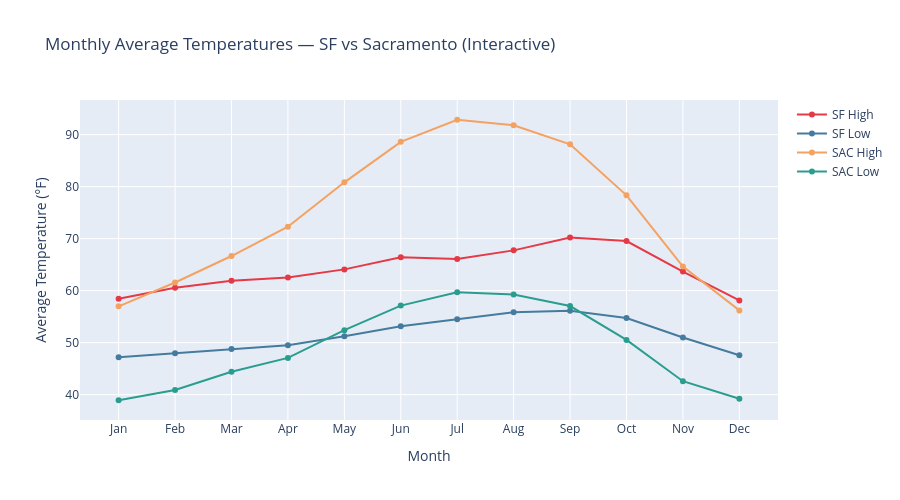

Notebook cell for this chart:
### Code cell
fig = go.Figure()

fig.add_trace(go.Scatter(x=months_labels, y=sf_avg_high, name='SF High', line=dict(color='#E63946', width=2), mode='lines+markers'))
fig.add_trace(go.Scatter(x=months_labels, y=sf_avg_low, name='SF Low', line=dict(color='#457B9D', width=2), mode='lines+markers'))
fig.add_trace(go.Scatter(x=months_labels, y=sac_avg_high, name='SAC High', line=dict(color='#F4A261', width=2), mode='lines+markers'))
fig.add_trace(go.Scatter(x=months_labels, y=sac_avg_low, name='SAC Low', line=dict(color='#2A9D8F', width=2), mode='lines+markers'))

fig.update_layout(
    title='Monthly Average Temperatures — SF vs Sacramento (Interactive)',
    xaxis_title='Month',
    yaxis_title='Average Temperature (°F)',
    height=500
)
fig.show()

### Figure 1 — Plotly figure (JSON) as saved in the notebook; plotly's stock layout.template omitted (floating-point values rounded to 4 significant figures)
{"data": [{"line": {"color": "#E63946", "width": 2}, "mode": "lines+markers", "name": "SF High", "type": "scatter", "x": ["Jan", "Feb", "Mar", "Apr", "May", "Jun", "Jul", "Aug", "Sep", "Oct", "Nov", "Dec"], "y": [58.43, 60.53, 61.89, 62.52, 64.08, 66.41, 66.09, 67.74, 70.22, 69.52, 63.67, 58.11]}, {"line": {"color": "#457B9D", "width": 2}, "mode": "lines+markers", "name": "SF Low", "type": "scatter", "x": ["Jan", "Feb", "Mar", "Apr", "May", "Jun", "Jul", "Aug", "Sep", "Oct", "Nov", "Dec"], "y": [47.18, 47.94, 48.79, 49.51, 51.23, 53.16, 54.5, 55.83, 56.12, 54.72, 50.98, 47.58]}, {"line": {"color": "#F4A261", "width": 2}, "mode": "lines+markers", "name": "SAC High", "type": "scatter", "x": ["Jan", "Feb", "Mar", "Apr", "May", "Jun", "Jul", "Aug", "Sep", "Oct", "Nov", "Dec"], "y": [56.97, 61.56, 66.65, 72.3, 80.82, 88.61, 92.85, 91.78, 88.13, 78.32, 64.63, 56.2]}, {"line": {"color": "#2A9D8F", "width": 2}, "mode": "lines+markers", "name": "SAC Low", "type": "scatter", "x": ["Jan", "Feb", "Mar", "Apr", "May", "Jun", "Jul", "Aug", "Sep", "Oct", "Nov", "Dec"], "y": [38.92, 40.89, 44.39, 47.06, 52.4, 57.12, 59.68, 59.25, 57.04, 50.53, 42.58, 39.21]}], "layout": {"height": 500, "title": {"text": "Monthly Average Temperatures — SF vs Sacramento (Interactive)"}, "xaxis": {"title": {"text": "Month"}}, "yaxis": {"title": {"text": "Average Temperature (°F)"}}}}
